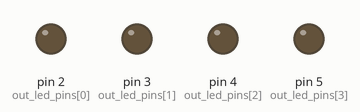
Bench run of a sketch on a simulated Arduino Uno, built with avr-gcc and run on an emulated ATmega328P. On the bench: output pins drawn as LEDs (lit = HIGH).

Above: at 0.5 s.
At 1.5 s:
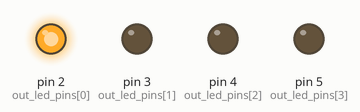
At 2.5 s:
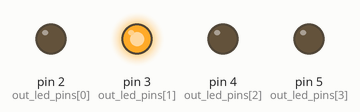
At 3.5 s:
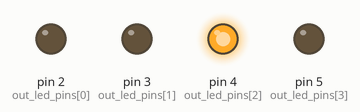
At 4.5 s:
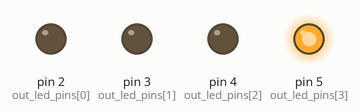
Timing chart, 0 to 5.2 s (numbered marks = the images above):
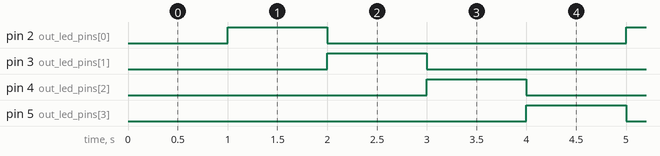

The sketch:

sequenza_led_delay.ino
```cpp
#define LED_N                 4

void input(){}

typedef int state_t;

#define LED_STATE_BASE        ((state_t)0)
#define LED_STATE_MAX         ((state_t)(LED_STATE_BASE + LED_N - 1))

#define DEFAULT_STATE LED_STATE_MAX

#define DELAY_DEFAULT_VAL     1000

state_t current_state = DEFAULT_STATE;
void stato(){
  if (current_state >= LED_STATE_BASE && current_state <= LED_STATE_MAX){
    if (current_state == LED_STATE_MAX){
      current_state = LED_STATE_BASE;
    } else {
      current_state++;
    }
    delay(DELAY_DEFAULT_VAL);
  }
}

int out_led_pins[LED_N] = {2, 3, 4, 5};

void output(){
  static state_t last_state = DEFAULT_STATE;

  if (current_state >= LED_STATE_BASE && current_state <= LED_STATE_MAX){
    digitalWrite(out_led_pins[last_state - LED_STATE_BASE], LOW);
    digitalWrite(out_led_pins[current_state - LED_STATE_BASE], HIGH);
  }

  last_state = current_state;
}

void setup() {
  for (uint8_t i = 0; i < LED_N; i++){
    pinMode(out_led_pins[i], OUTPUT);
  }
}

void loop() {
  input();
  stato();
  output();
}
```

Measured:
- by itself, pin 2 (out_led_pins[0]), pin 3 (out_led_pins[1]), pin 4 (out_led_pins[2]), pin 5 (out_led_pins[3]): alternates HIGH for 1.0 s and LOW for 3.0 s
- by itself, everything shown: repeats every 4.0 s, in 4 steps
